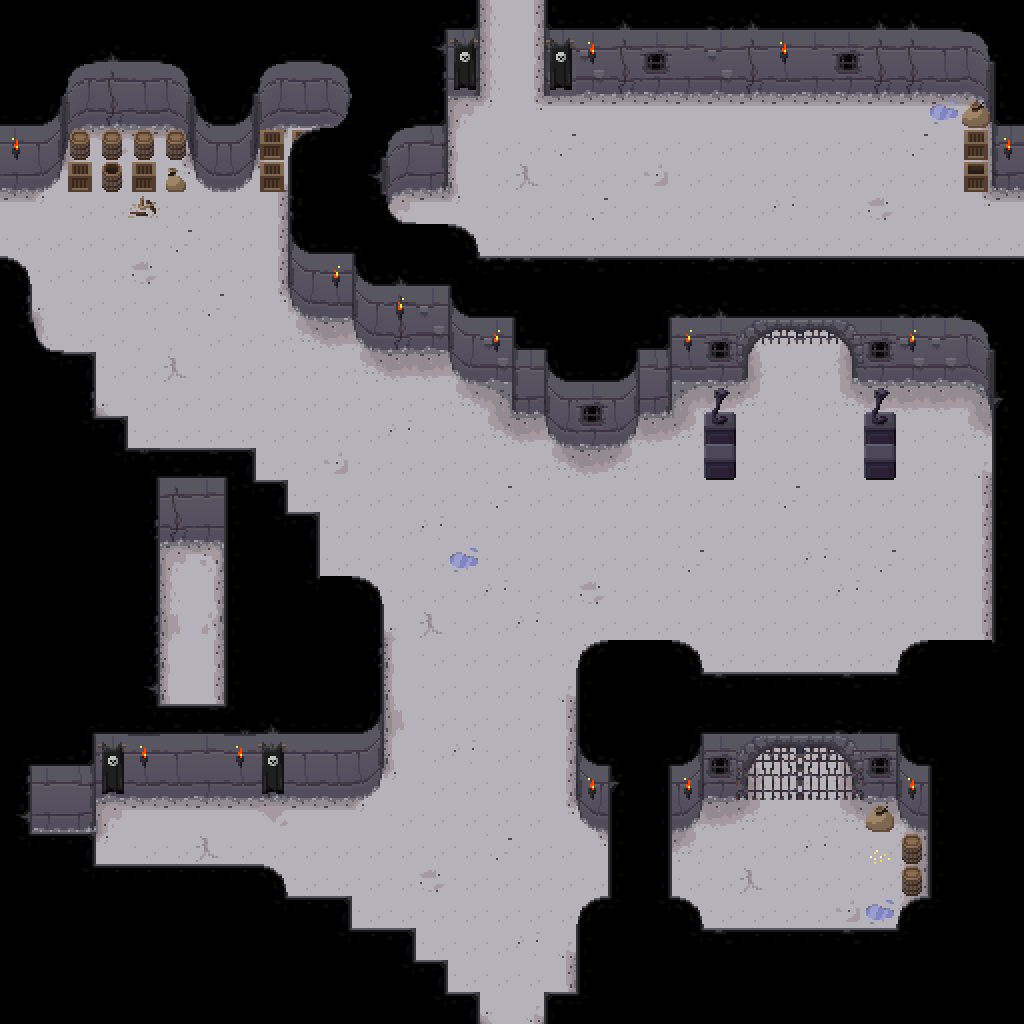

A level layout from a 2D game, rendered from its tile map. Below: a short description, then the map file with tile-grid data replaced by summaries:
An orthogonal 32x32 tile map with 32x32 px tiles, 4 tile layers (ground, walls, objects, tops) and 82 objects (14x light, 5x zombie, 2x secretGM, secretWall).

<map version="1.0" orientation="orthogonal" width="32" height="32" tilewidth="32" tileheight="32">
 <tileset firstgid="1" name="dungeon tileset calciumtrice" tilewidth="32" tileheight="32">
  <image source="../textures/spritesheets/dungeon tileset calciumtrice.png" width="960" height="808" />
 </tileset>
 <layer name="ground" width="32" height="32">
  <data>[1024 cells, 1024 non-empty, 32 distinct tile ids]</data>
 </layer>
 <layer name="walls" width="32" height="32">
  <data>[1024 cells, 165 non-empty, 34 distinct tile ids]</data>
 </layer>
 <layer name="objects" width="32" height="32">
  <data>[1024 cells, 84 non-empty, 30 distinct tile ids]</data>
 </layer>
 <layer name="tops" width="32" height="32">
  <data>[1024 cells, 438 non-empty, 44 distinct tile ids]</data>
 </layer>
 <objectgroup name="colliderWalls" width="0" height="0">
  <object x="352" y="320" width="32" height="16" />
  <object x="288" y="288" width="32" height="16" />
  <object x="448" y="352" width="32" height="16" />
  <object x="544" y="416" width="32" height="16" />
  <object x="608" y="416" width="32" height="16" />
  <object x="576" y="800" width="32" height="16" />
  <object x="672" y="800" width="32" height="16" />
  <object x="896" y="800" width="32" height="16" />
  <object x="352" y="768" width="32" height="16" />
  <object x="192" y="160" width="32" height="16" />
  <object x="224" y="160" width="32" height="16" />
  <object x="32" y="160" width="32" height="16" />
  <object x="0" y="0" width="480" height="96" />
  <object x="0" y="96" width="448" height="32" />
  <object x="0" y="128" width="448" height="32" />
  <object x="0" y="160" width="192" height="32" />
  <object x="256" y="160" width="192" height="32" />
  <object x="288" y="192" width="96" height="96" />
  <object x="384" y="256" width="96" height="96" />
  <object x="480" y="288" width="256" height="96" />
  <object x="512" y="384" width="160" height="32" />
  <object x="576" y="416" width="32" height="32" />
  <object x="704" y="416" width="32" height="64" />
  <object x="864" y="416" width="32" height="64" />
  <object x="864" y="288" width="160" height="96" />
  <object x="544" y="0" width="480" height="96" />
  <object x="960" y="96" width="64" height="96" />
  <object x="992" y="384" width="32" height="288" />
  <object x="576" y="672" width="128" height="32" />
  <object x="896" y="672" width="128" height="32" />
  <object x="576" y="704" width="160" height="96" />
  <object x="864" y="704" width="160" height="96" />
  <object x="608" y="800" width="64" height="32" />
  <object x="928" y="800" width="96" height="224" />
  <object x="864" y="800" width="32" height="32" />
  <object x="896" y="832" width="32" height="64" />
  <object x="672" y="928" width="32" height="32" />
  <object x="896" y="928" width="32" height="32" />
  <object x="576" y="960" width="352" height="32" />
  <object x="608" y="896" width="64" height="64" />
  <object x="576" y="928" width="32" height="32" />
  <object x="736" y="768" width="128" height="32" />
  <object x="0" y="288" width="32" height="96" />
  <object x="0" y="384" width="96" height="64" />
  <object x="0" y="448" width="128" height="32" />
  <object x="0" y="800" width="96" height="32" />
  <object x="0" y="832" width="32" height="32" />
  <object x="0" y="864" width="96" height="32" />
  <object x="0" y="896" width="288" height="32" />
  <object x="0" y="928" width="352" height="32" />
  <object x="0" y="960" width="416" height="32" />
  <object x="0" y="992" width="448" height="32" />
  <object x="576" y="992" width="352" height="32" />
  <object x="0" y="480" width="160" height="320" />
  <object x="224" y="480" width="32" height="32" />
  <object x="224" y="512" width="64" height="32" />
  <object x="224" y="544" width="96" height="64" />
  <object x="224" y="608" width="160" height="160" />
  <object x="224" y="768" width="128" height="32" />
  <object name="secretWall" x="160" y="480" width="64" height="320" />
  <object x="320" y="288" width="64" height="32" />
 </objectgroup>
 <objectgroup name="lights" width="32" height="32">
  <object name="light" x="992" y="128" width="32" height="32" />
  <object name="light" x="0" y="128" width="32" height="32" />
  <object name="light" x="128" y="736" width="32" height="32" />
  <object name="light" x="768" y="32" width="32" height="32" />
  <object name="light" x="576" y="32" width="32" height="32" />
  <object name="light" x="896" y="320" width="32" height="32" />
  <object name="light" x="672" y="320" width="32" height="32" />
  <object name="light" x="480" y="320" width="32" height="32" />
  <object name="light" x="384" y="288" width="32" height="32" />
  <object name="light" x="576" y="768" width="32" height="32" />
  <object name="light" x="224" y="736" width="32" height="32" />
  <object name="light" x="320" y="256" width="32" height="32" />
  <object name="light" x="672" y="768" width="32" height="32" />
  <object name="light" x="896" y="768" width="32" height="32" />
  <object name="secretGM" type="secretGM" x="192" y="768" />
  <object name="secretGM" type="secretGM" x="194" y="449" />
 </objectgroup>
 <objectgroup name="monsters" width="32" height="32">
  <object name="zombie" x="224" y="224" width="32" height="32" />
  <object name="zombie" x="768" y="128" width="32" height="32" />
  <object name="zombie" x="736" y="576" width="32" height="32" />
  <object name="zombie" x="448" y="832" width="32" height="32" />
  <object name="zombie" x="896" y="512" width="32" height="32" />
 </objectgroup>
</map>
